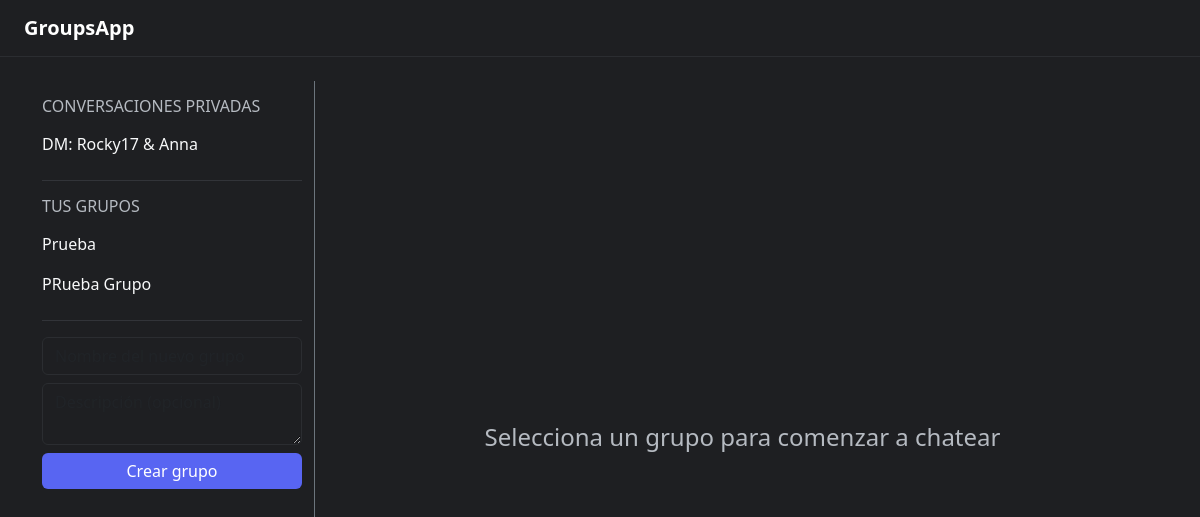
/dashboard/ (signed in), run on the app's committed database.
### groups/models.py (models this page shows, shortened)
class GroupMembership(models.Model):
    ROLE_CHOICES = (
        ('admin', 'Admin'),
        ('member', 'Member'),
    )
    user = models.ForeignKey(
        settings.AUTH_USER_MODEL,
        on_delete=models.CASCADE,
        related_name='memberships'
    )
    group = models.ForeignKey(
        Group,
        on_delete=models.CASCADE,
        related_name='memberships'
    )
    role = models.CharField(max_length=10, choices=ROLE_CHOICES, default='member')
    joined_at = models.DateTimeField(auto_now_add=True)
    class Meta:
        unique_together = ('user', 'group')

class Group(models.Model):
    name = models.CharField(max_length=255)
    description = models.TextField(blank=True)
    created_by = models.ForeignKey(
        settings.AUTH_USER_MODEL,
        on_delete=models.CASCADE,
        related_name='created_groups'
    )
    created_at = models.DateTimeField(auto_now_add=True)
    is_direct = models.BooleanField(default=False)
    def display_name(self):
        if self.is_direct:
            users = [m.user.username for m in self.memberships.select_related('user')]
            return "DM: " + " & ".join(users)
        return self.name

### users/models.py (models this page shows, shortened)
class User(AbstractUser):
    is_online = models.BooleanField(default=False)
    created_at = models.DateTimeField(auto_now_add=True)

### groups/views.py (the view, shortened to what this page needs)
# urls.py: path("dashboard/", dashboard_view, name="dashboard"),
@login_required
def dashboard_view(request):
    memberships = request.user.memberships.select_related("group")
    group_memberships = memberships.filter(group__is_direct=False)
    direct_memberships = memberships.filter(group__is_direct=True)
    return render(request, "dashboard.html", {
        "memberships": group_memberships,
        "direct_memberships": direct_memberships,
    })

### templates/dashboard.html (shortened to what this page needs)
{% extends "base.html" %}
{% block content %}
<div class="row" style="min-height: calc(100vh - 80px);">
    <div class="col-3 border-end border-secondary">
        {% if direct_memberships %}
        <h6 class="mt-3 text-uppercase text-muted">Conversaciones privadas</h6>
        <div class="list-group list-group-flush mt-2">
            {% for membership in direct_memberships %}
                <a href="{% url 'chat' membership.group.id %}"
                   class="list-group-item list-group-item-action bg-transparent text-light border-0 px-0 py-2">
                    {{ membership.group.display_name }}
                </a>
            {% endfor %}
        </div>
        <hr class="border-secondary">
        {% endif %}
        <h6 class="mt-3 text-uppercase text-muted">Tus grupos</h6>
        <div class="list-group list-group-flush mt-2">
            {% for membership in memberships %}
                <a href="{% url 'chat' membership.group.id %}"
                   class="list-group-item list-group-item-action bg-transparent text-light border-0 px-0 py-2">
                    {{ membership.group.name }}
                </a>
            {% empty %}
                <p class="text-muted small mt-2">Aún no tienes grupos.</p>
            {% endfor %}
        </div>
        <hr class="border-secondary">
        <form method="POST" class="mt-2">
            <input type="text"
                   name="name"
                   class="form-control input-dark mb-2"
                   placeholder="Nombre del nuevo grupo">
            <textarea name="description"
                      class="form-control input-dark mb-2"
                      rows="2"
                      placeholder="Descripción (opcional)"></textarea>
            <button class="btn btn-primary w-100">
                Crear grupo
            </button>
        </form>
    </div>
    <div class="col-9 d-flex align-items-center justify-content-center">
        <h4 class="text-muted">Selecciona un grupo para comenzar a chatear</h4>
    </div>
</div>
{% endblock %}

### templates/base.html (style rules this page uses)
body { background: #1e1f22; color: #f2f3f5; min-height: 100vh; }
.btn-primary { background-color: #5865f2; border: none; }
.text-muted { color: #b5bac1 !important; }
.input-dark { background-color: #1e1f22; border: 1px solid #2b2d31; color: #f2f3f5; }

### data on the page
GroupMembership: group.display_name "DM: Rocky17 & Anna"
GroupMembership: group.name "Prueba"
GroupMembership: group.name "PRueba Grupo"
